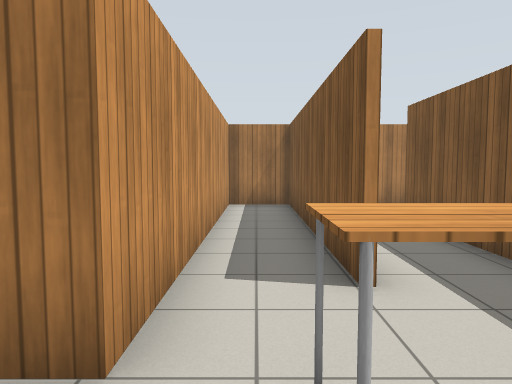
View 1 (above)

24 first-person views from a walk through a robot-simulator world made for Gazebo. The camera is 1.2 m above the floor, tilts 4° down and sees 70° across. The floor is counted in squares, 1 m on a side. Each view is taken from the middle of a square. On the plan, view 1 faces up. The plan holds only what a view shows up to about 14 squares ahead; the rest is blank. Gazebo's built-in surfaces are drawn with simple patterns.

View 2
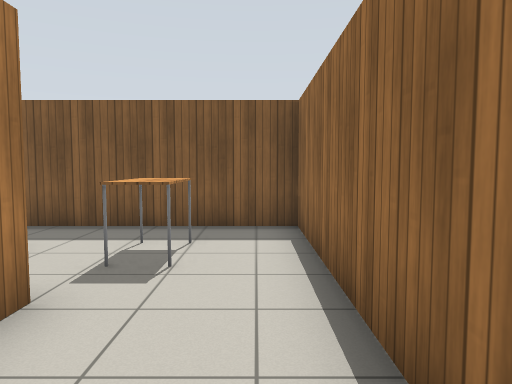

View 3
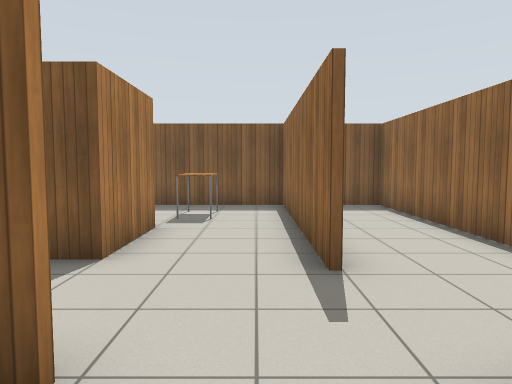

View 4
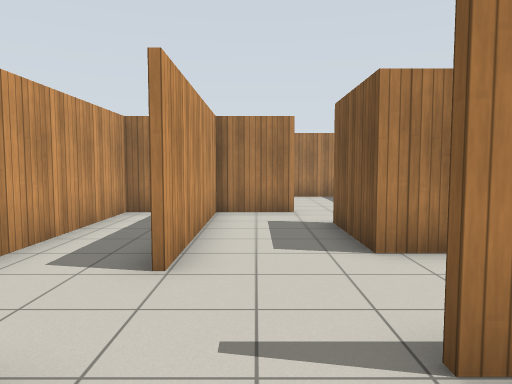

View 5
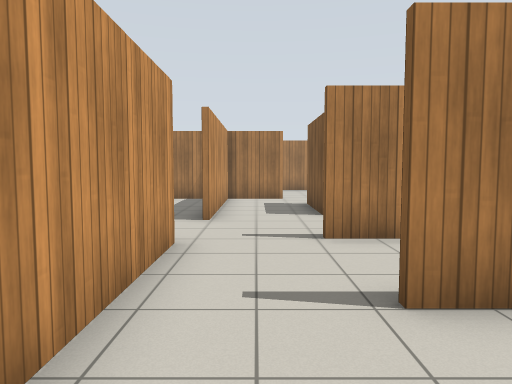

View 6
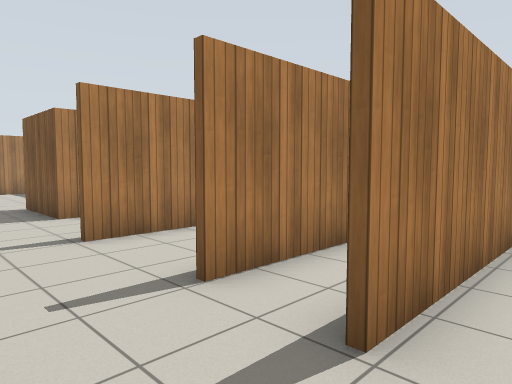

View 7
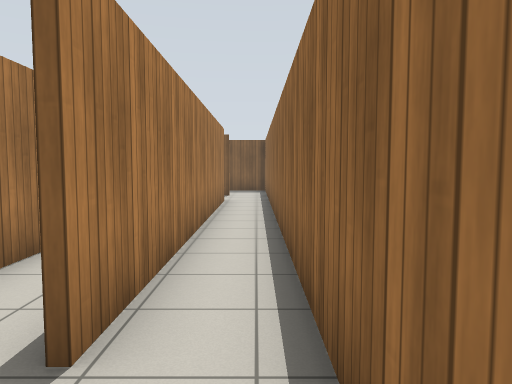

View 8
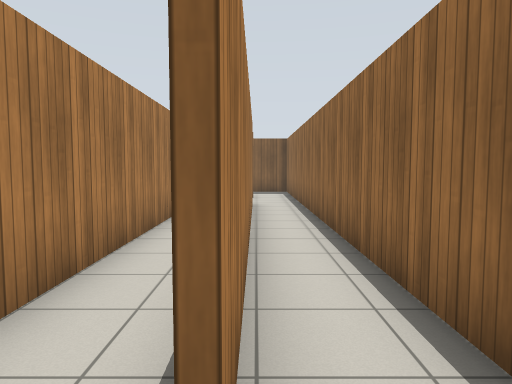

View 9
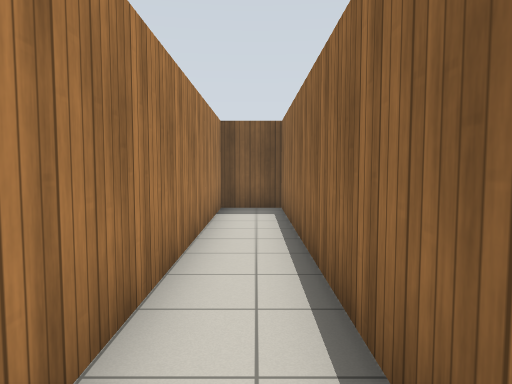

View 10
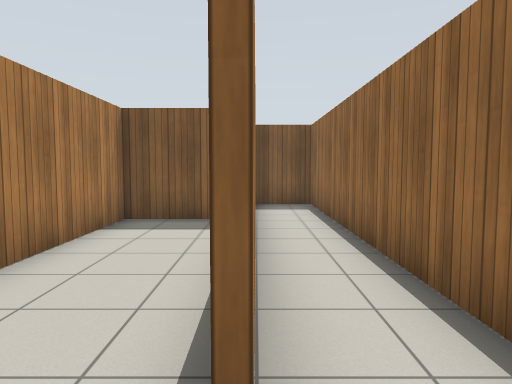

View 11
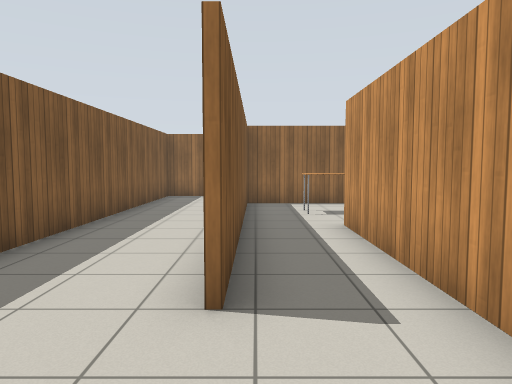

View 12
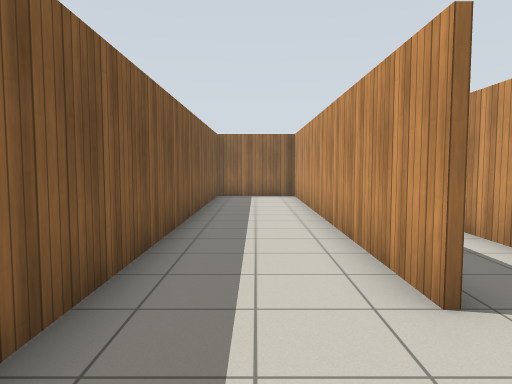

View 13
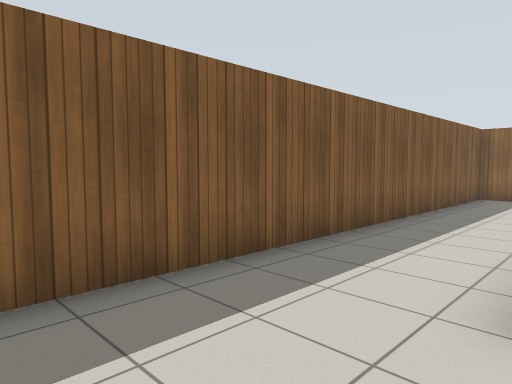

View 14
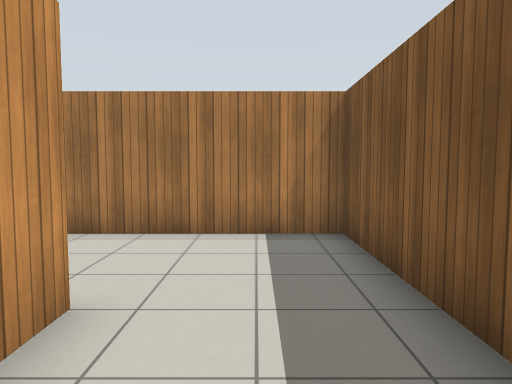

View 15
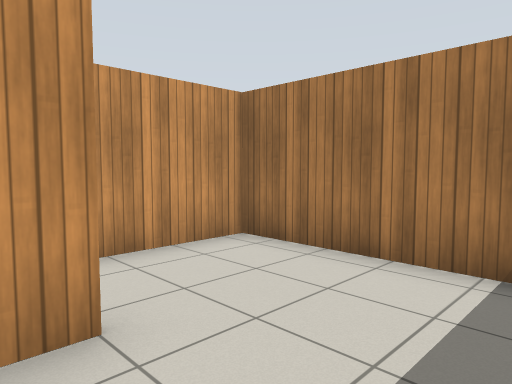

View 16
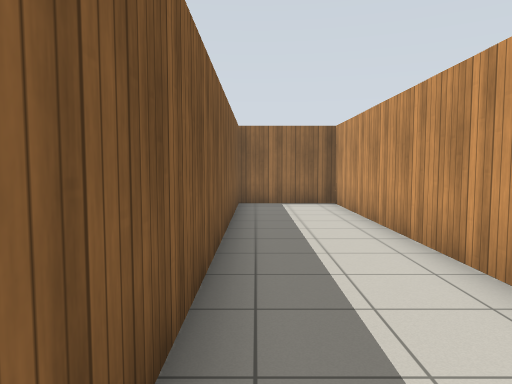

View 17
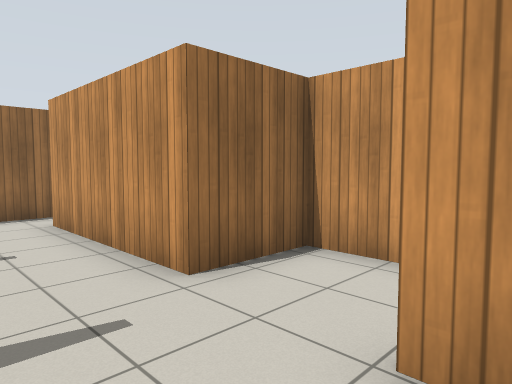

View 18
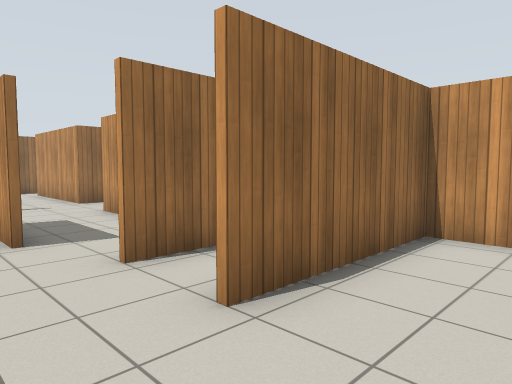

View 19
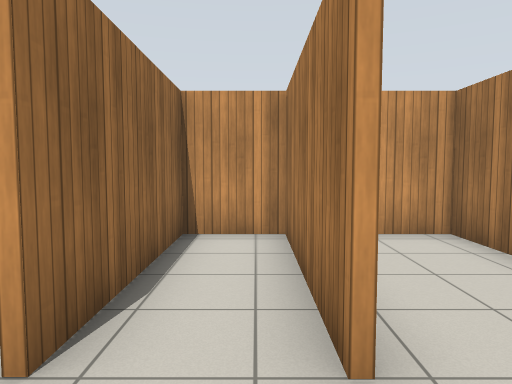

View 20
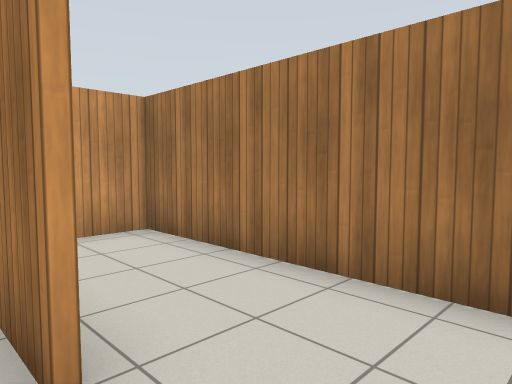

View 21
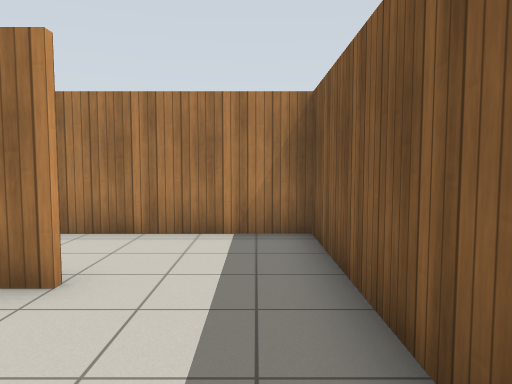

View 22
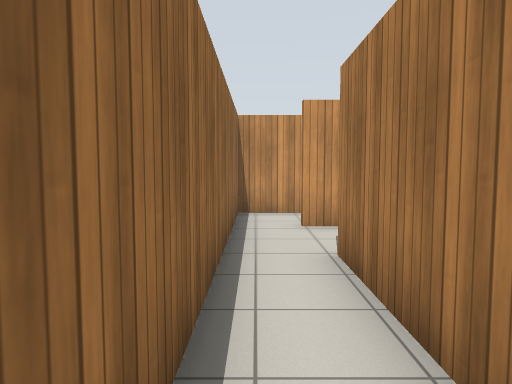

View 23
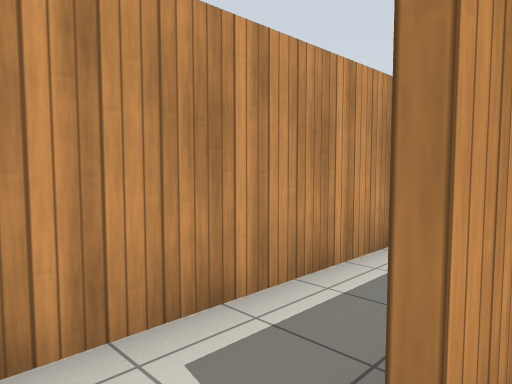

View 24
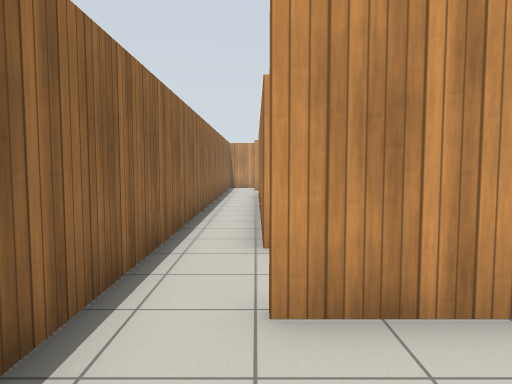

### Floor plan
Ten units are one square. View 1 is at (0, 0); x grows to the right and y downward. Boxes are objects, and circles mark ways between rooms. Rooms are numbered by the first view taken in them; rooms with no view inside come last. Other rooms are left out.
<svg viewBox="-90 -120 205 200">
<path fill="none" stroke="#000" d="M-32 -48 -32 -39M-10 -62 -10 -86M11 -35 11 -114M-40 -65 -60 -65 -60 -10M-39 -85 -84 -85M-39 8 33 8 33 -34M-85 -67 -40 -67M-9 -114 -9 -20 -34 -20 -34 -48M11 -115 -9 -115M-84 -91 -84 -71M-84 -1 -84 13 -63 13M-69 -65 -85 -65M-84 -71 -84 -17M-26 38 31 38M-63 13 -63 44M33 39 33 10 -39 10M67 59 -40 59M-54 75 85 75M-84 18 -84 75 -54 75M-30 57 66 57 66 40M-63 44 -63 61M65 40 -37 40M33 -34 33 -81M34 -81 34 39M12 -115 12 -35M31 38 66 38M66 40 66 -115 11 -115M-85 -87 -39 -87M-10 -86 -10 -115M-9 -115 -84 -115 -84 -91M92 39 92 60M85 75 100 75"/>
<rect x="-5" y="-25" width="20" height="20" fill="#bbb"><title>table</title></rect>
<circle cx="-60" cy="-5" r="3" fill="#2a7"/>
<circle cx="-45" cy="10" r="3" fill="#2a7"/>
<circle cx="20" cy="-40" r="3" fill="#2a7"/>
<circle cx="-25" cy="-90" r="3" fill="#2a7"/>
<circle cx="-45" cy="40" r="3" fill="#2a7"/>
<circle cx="-60" cy="70" r="3" fill="#2a7"/>
<circle cx="-45" cy="60" r="3" fill="#2a7"/>
<circle cx="90" cy="65" r="3" fill="#2a7"/>
<text x="-20" y="-40">1</text>
<text x="-80" y="-30">2</text>
<text x="-20" y="30">3</text>
<text x="80" y="20">4</text>
<text x="-70" y="50">5</text>
<text x="0" y="50">6</text>
<text x="40" y="-50">7</text>
<text x="-50" y="-100">8</text>
<text x="110" y="60">9</text>
</svg>
Room 1 opens to room 2. Room 1 opens to room 3. Room 1 opens to room 7. Room 1 opens to room 8. Room 3 opens to room 6. Room 4 opens to room 5. Room 4 opens to room 6. Room 4 opens to room 9.

Where each view was taken, in squares from view 1:
view 1: 0 up, 0 right, facing up
view 2: 0 up, 4 left, facing right
view 3: 0 up, 8 left, facing right
view 4: 3 down, 5 left, facing up
view 5: 7 down, 5 left, facing up
view 6: 7 down, 6 left, facing up-right
view 7: 7 down, 6 left, facing right
view 8: 6 down, 5 left, facing right
view 9: 5 down, 4 left, facing right
view 10: 4 down, 5 left, facing right
view 11: 11 up, 3 right, facing down
view 12: 11 up, 5 right, facing down
view 13: 11 up, 3 right, facing down-right
view 14: 5 up, 5 right, facing up
view 15: 7 up, 6 right, facing up-left
view 16: 8 up, 6 right, facing down
view 17: 2 up, 4 left, facing down-left
view 18: 11 up, 2 left, facing down-left
view 19: 8 up, 2 left, facing left
view 20: 8 up, 2 left, facing up-left
view 21: 5 up, 2 left, facing up
view 22: 7 down, 1 right, facing left
view 23: 7 down, 6 left, facing up-left
view 24: 6 down, 12 right, facing left
